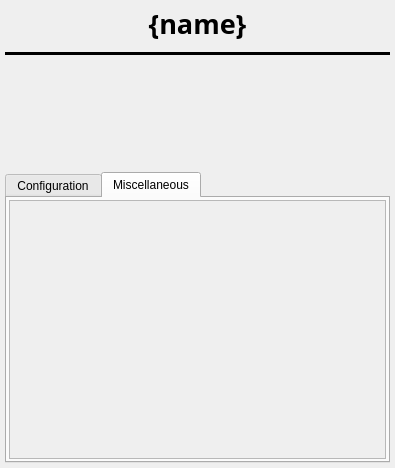
<?xml version="1.0" encoding="UTF-8"?>
<ui version="4.0">
 <class>Form</class>
 <widget class="QWidget" name="Form">
  <property name="geometry">
   <rect>
    <x>0</x>
    <y>0</y>
    <width>395</width>
    <height>468</height>
   </rect>
  </property>
  <property name="sizePolicy">
   <sizepolicy hsizetype="Preferred" vsizetype="Preferred">
    <horstretch>0</horstretch>
    <verstretch>0</verstretch>
   </sizepolicy>
  </property>
  <property name="windowTitle">
   <string>Form</string>
  </property>
  <layout class="QVBoxLayout" name="main_layout" stretch="0,0,1,3">
   <property name="spacing">
    <number>10</number>
   </property>
   <property name="sizeConstraint">
    <enum>QLayout::SetDefaultConstraint</enum>
   </property>
   <property name="leftMargin">
    <number>5</number>
   </property>
   <property name="topMargin">
    <number>5</number>
   </property>
   <property name="rightMargin">
    <number>5</number>
   </property>
   <property name="bottomMargin">
    <number>5</number>
   </property>
   <item>
    <widget class="QLabel" name="name_label">
     <property name="font">
      <font>
       <family>Sans Serif</family>
       <pointsize>20</pointsize>
       <weight>75</weight>
       <bold>true</bold>
      </font>
     </property>
     <property name="text">
      <string>{name}</string>
     </property>
     <property name="alignment">
      <set>Qt::AlignCenter</set>
     </property>
    </widget>
   </item>
   <item>
    <widget class="QFrame" name="underline">
     <property name="autoFillBackground">
      <bool>false</bool>
     </property>
     <property name="styleSheet">
      <string notr="true"/>
     </property>
     <property name="frameShape">
      <enum>QFrame::HLine</enum>
     </property>
     <property name="frameShadow">
      <enum>QFrame::Plain</enum>
     </property>
     <property name="lineWidth">
      <number>10</number>
     </property>
    </widget>
   </item>
   <item>
    <widget class="QWidget" name="read_widget" native="true"/>
   </item>
   <item>
    <widget class="QTabWidget" name="signal_tab">
     <property name="minimumSize">
      <size>
       <width>0</width>
       <height>250</height>
      </size>
     </property>
     <property name="maximumSize">
      <size>
       <width>16777215</width>
       <height>500</height>
      </size>
     </property>
     <property name="autoFillBackground">
      <bool>false</bool>
     </property>
     <property name="tabPosition">
      <enum>QTabWidget::North</enum>
     </property>
     <property name="tabShape">
      <enum>QTabWidget::Rounded</enum>
     </property>
     <property name="currentIndex">
      <number>1</number>
     </property>
     <property name="elideMode">
      <enum>Qt::ElideNone</enum>
     </property>
     <property name="usesScrollButtons">
      <bool>false</bool>
     </property>
     <property name="documentMode">
      <bool>false</bool>
     </property>
     <property name="tabBarAutoHide">
      <bool>false</bool>
     </property>
     <widget class="QWidget" name="config_tab">
      <attribute name="title">
       <string>Configuration</string>
      </attribute>
      <layout class="QHBoxLayout" name="config_tab_layout">
       <property name="leftMargin">
        <number>2</number>
       </property>
       <property name="topMargin">
        <number>2</number>
       </property>
       <property name="rightMargin">
        <number>2</number>
       </property>
       <property name="bottomMargin">
        <number>2</number>
       </property>
       <item>
        <widget class="QScrollArea" name="config_scroll">
         <property name="font">
          <font>
           <underline>false</underline>
          </font>
         </property>
         <property name="horizontalScrollBarPolicy">
          <enum>Qt::ScrollBarAlwaysOff</enum>
         </property>
         <property name="sizeAdjustPolicy">
          <enum>QAbstractScrollArea::AdjustToContentsOnFirstShow</enum>
         </property>
         <property name="widgetResizable">
          <bool>true</bool>
         </property>
         <widget class="QWidget" name="config_widget">
          <property name="geometry">
           <rect>
            <x>0</x>
            <y>0</y>
            <width>373</width>
            <height>215</height>
           </rect>
          </property>
         </widget>
        </widget>
       </item>
      </layout>
     </widget>
     <widget class="QWidget" name="misc_tab">
      <attribute name="title">
       <string>Miscellaneous</string>
      </attribute>
      <layout class="QHBoxLayout" name="misc_tab_layout">
       <property name="leftMargin">
        <number>2</number>
       </property>
       <property name="topMargin">
        <number>2</number>
       </property>
       <property name="rightMargin">
        <number>2</number>
       </property>
       <property name="bottomMargin">
        <number>2</number>
       </property>
       <item>
        <widget class="QScrollArea" name="misc_scroll">
         <property name="horizontalScrollBarPolicy">
          <enum>Qt::ScrollBarAlwaysOff</enum>
         </property>
         <property name="sizeAdjustPolicy">
          <enum>QAbstractScrollArea::AdjustToContentsOnFirstShow</enum>
         </property>
         <property name="widgetResizable">
          <bool>true</bool>
         </property>
         <widget class="QWidget" name="misc_widget">
          <property name="geometry">
           <rect>
            <x>0</x>
            <y>0</y>
            <width>373</width>
            <height>273</height>
           </rect>
          </property>
         </widget>
        </widget>
       </item>
      </layout>
     </widget>
    </widget>
   </item>
  </layout>
 </widget>
 <resources/>
 <connections/>
</ui>
